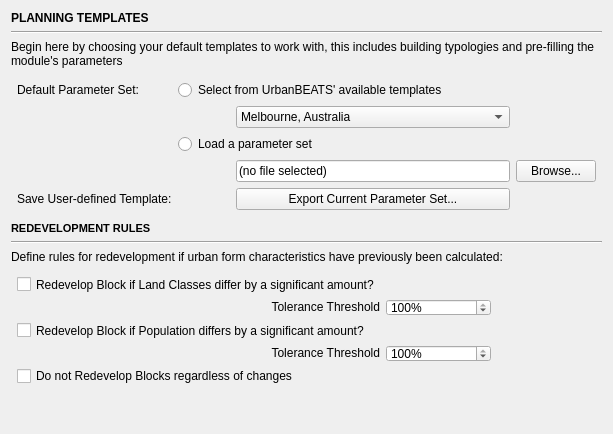
            <widget class="QWidget" name="inputs_contents">
             <property name="geometry">
              <rect>
               <x>0</x>
               <y>0</y>
               <width>613</width>
               <height>434</height>
              </rect>
             </property>
             <layout class="QVBoxLayout" name="verticalLayout_12">
              <item>
               <widget class="QLabel" name="plan_template_title">
                <property name="text">
                 <string>&lt;html&gt;&lt;head/&gt;&lt;body&gt;&lt;p&gt;&lt;span style=&quot; font-weight:600;&quot;&gt;PLANNING TEMPLATES&lt;/span&gt;&lt;/p&gt;&lt;/body&gt;&lt;/html&gt;</string>
                </property>
               </widget>
              </item>
              <item>
               <widget class="Line" name="line_4">
                <property name="orientation">
                 <enum>Qt::Horizontal</enum>
                </property>
               </widget>
              </item>
              <item>
               <widget class="QLabel" name="plan_descr">
                <property name="text">
                 <string>Begin here by choosing your default templates to work with, this includes building typologies and pre-filling the module's parameters</string>
                </property>
                <property name="wordWrap">
                 <bool>true</bool>
                </property>
               </widget>
              </item>
              <item>
               <widget class="QWidget" name="datasets" native="true">
                <layout class="QGridLayout" name="gridLayout_19">
                 <property name="leftMargin">
                  <number>6</number>
                 </property>
                 <property name="topMargin">
                  <number>6</number>
                 </property>
                 <property name="rightMargin">
                  <number>6</number>
                 </property>
                 <property name="bottomMargin">
                  <number>6</number>
                 </property>
                 <item row="0" column="0">
                  <widget class="QLabel" name="plan_params_lbl">
                   <property name="maximumSize">
                    <size>
                     <width>157</width>
                     <height>16777215</height>
                    </size>
                   </property>
                   <property name="text">
                    <string>Default Parameter Set:</string>
                   </property>
                  </widget>
                 </item>
                 <item row="4" column="5">
                  <widget class="QPushButton" name="plan_params_filebrowse">
                   <property name="text">
                    <string>Browse...</string>
                   </property>
                  </widget>
                 </item>
                 <item row="0" column="1" colspan="5">
                  <widget class="QRadioButton" name="plan_params_predef">
                   <property name="text">
                    <string>Select from UrbanBEATS' available templates</string>
                   </property>
                  </widget>
                 </item>
                 <item row="1" column="3">
                  <spacer name="horizontalSpacer_66">
                   <property name="orientation">
                    <enum>Qt::Horizontal</enum>
                   </property>
                   <property name="sizeType">
                    <enum>QSizePolicy::Fixed</enum>
                   </property>
                   <property name="sizeHint" stdset="0">
                    <size>
                     <width>40</width>
                     <height>20</height>
                    </size>
                   </property>
                  </spacer>
                 </item>
                 <item row="4" column="3">
                  <spacer name="horizontalSpacer_65">
                   <property name="orientation">
                    <enum>Qt::Horizontal</enum>
                   </property>
                   <property name="sizeType">
                    <enum>QSizePolicy::Fixed</enum>
                   </property>
                   <property name="sizeHint" stdset="0">
                    <size>
                     <width>40</width>
                     <height>20</height>
                    </size>
                   </property>
                  </spacer>
                 </item>
                 <item row="4" column="4">
                  <widget class="QLineEdit" name="plan_params_filebox">
                   <property name="text">
                    <string>(no file selected)</string>
                   </property>
                   <property name="readOnly">
                    <bool>true</bool>
                   </property>
                  </widget>
                 </item>
                 <item row="5" column="4">
                  <widget class="QPushButton" name="plan_params_export">
                   <property name="text">
                    <string>Export Current Parameter Set...</string>
                   </property>
                   <property name="icon">
                    <iconset resource="../../../../../Dropbox/UrbanBEATS Master Project/graphics/ubeats.qrc">
                     <normaloff>:/icons/export-icon.png</normaloff>:/icons/export-icon.png</iconset>
                   </property>
                  </widget>
                 </item>
                 <item row="5" column="3">
                  <spacer name="horizontalSpacer_67">
                   <property name="orientation">
                    <enum>Qt::Horizontal</enum>
                   </property>
                   <property name="sizeType">
                    <enum>QSizePolicy::Fixed</enum>
                   </property>
                   <property name="sizeHint" stdset="0">
                    <size>
                     <width>40</width>
                     <height>20</height>
                    </size>
                   </property>
                  </spacer>
                 </item>
                 <item row="5" column="0">
                  <widget class="QLabel" name="plan_params_lbl_2">
                   <property name="maximumSize">
                    <size>
                     <width>157</width>
                     <height>16777215</height>
                    </size>
                   </property>
                   <property name="text">
                    <string>Save User-defined Template:</string>
                   </property>
                  </widget>
                 </item>
                 <item row="3" column="1" colspan="5">
                  <widget class="QRadioButton" name="plan_params_preload">
                   <property name="text">
                    <string>Load a parameter set</string>
                   </property>
                  </widget>
                 </item>
                 <item row="1" column="4">
                  <widget class="QComboBox" name="plan_params_citycombo">
                   <item>
                    <property name="text">
                     <string>Melbourne, Australia</string>
                    </property>
                   </item>
                   <item>
                    <property name="text">
                     <string>Custom...</string>
                    </property>
                   </item>
                  </widget>
                 </item>
                </layout>
               </widget>
              </item>
              <item>
               <widget class="QLabel" name="label_78">
                <property name="sizePolicy">
                 <sizepolicy hsizetype="Preferred" vsizetype="Fixed">
                  <horstretch>0</horstretch>
                  <verstretch>13</verstretch>
                 </sizepolicy>
                </property>
                <property name="minimumSize">
                 <size>
                  <width>0</width>
                  <height>13</height>
                 </size>
                </property>
                <property name="maximumSize">
                 <size>
                  <width>16777215</width>
                  <height>13</height>
                 </size>
                </property>
                <property name="text">
                 <string>&lt;!DOCTYPE HTML PUBLIC &quot;-//W3C//DTD HTML 4.0//EN&quot; &quot;http://www.w3.org/TR/REC-html40/strict.dtd&quot;&gt;
&lt;html&gt;&lt;head&gt;&lt;meta name=&quot;qrichtext&quot; content=&quot;1&quot; /&gt;&lt;style type=&quot;text/css&quot;&gt;
p, li { white-space: pre-wrap; }
&lt;/style&gt;&lt;/head&gt;&lt;body style=&quot; font-family:'MS Shell Dlg 2'; font-size:8pt; font-weight:400; font-style:normal;&quot;&gt;
&lt;p style=&quot; margin-top:0px; margin-bottom:0px; margin-left:0px; margin-right:0px; -qt-block-indent:0; text-indent:0px;&quot;&gt;&lt;span style=&quot; font-weight:600;&quot;&gt;REDEVELOPMENT RULES&lt;/span&gt;&lt;/p&gt;&lt;/body&gt;&lt;/html&gt;</string>
                </property>
               </widget>
              </item>
              <item>
               <widget class="Line" name="line_7">
                <property name="orientation">
                 <enum>Qt::Horizontal</enum>
                </property>
               </widget>
              </item>
              <item>
               <widget class="QLabel" name="emp_lbl_6">
                <property name="text">
                 <string>Define rules for redevelopment if urban form characteristics have previously been calculated:</string>
                </property>
               </widget>
              </item>
              <item>
               <widget class="QWidget" name="gr_paramfield2" native="true">
                <property name="sizePolicy">
                 <sizepolicy hsizetype="Preferred" vsizetype="Preferred">
                  <horstretch>0</horstretch>
                  <verstretch>0</verstretch>
                 </sizepolicy>
                </property>
                <property name="minimumSize">
                 <size>
                  <width>369</width>
                  <height>120</height>
                 </size>
                </property>
                <property name="maximumSize">
                 <size>
                  <width>16777215</width>
                  <height>120</height>
                 </size>
                </property>
                <layout class="QGridLayout" name="gridLayout_3">
                 <property name="leftMargin">
                  <number>6</number>
                 </property>
                 <property name="topMargin">
                  <number>6</number>
                 </property>
                 <property name="rightMargin">
                  <number>6</number>
                 </property>
                 <property name="bottomMargin">
                  <number>6</number>
                 </property>
                 <item row="2" column="0" colspan="2">
                  <widget class="QCheckBox" name="popredevelop_check">
                   <property name="enabled">
                    <bool>true</bool>
                   </property>
                   <property name="text">
                    <string>Redevelop Block if Population differs by a significant amount?</string>
                   </property>
                  </widget>
                 </item>
                 <item row="4" column="0" colspan="2">
                  <widget class="QCheckBox" name="noredevelop_check">
                   <property name="enabled">
                    <bool>true</bool>
                   </property>
                   <property name="text">
                    <string>Do not Redevelop Blocks regardless of changes</string>
                   </property>
                  </widget>
                 </item>
                 <item row="0" column="0" colspan="2">
                  <widget class="QCheckBox" name="lucredevelop_check">
                   <property name="enabled">
                    <bool>true</bool>
                   </property>
                   <property name="text">
                    <string>Redevelop Block if Land Classes differ by a significant amount?</string>
                   </property>
                  </widget>
                 </item>
                 <item row="1" column="1">
                  <widget class="QLabel" name="lucredevelop_lbl">
                   <property name="text">
                    <string>&lt;html&gt;&lt;head/&gt;&lt;body&gt;&lt;p align=&quot;right&quot;&gt;Tolerance Threshold&lt;/p&gt;&lt;/body&gt;&lt;/html&gt;</string>
                   </property>
                  </widget>
                 </item>
                 <item row="1" column="2">
                  <widget class="QSpinBox" name="lucredevelop_spin">
                   <property name="sizePolicy">
                    <sizepolicy hsizetype="Expanding" vsizetype="Fixed">
                     <horstretch>0</horstretch>
                     <verstretch>0</verstretch>
                    </sizepolicy>
                   </property>
                   <property name="suffix">
                    <string>%</string>
                   </property>
                   <property name="prefix">
                    <string/>
                   </property>
                   <property name="maximum">
                    <number>100</number>
                   </property>
                   <property name="value">
                    <number>100</number>
                   </property>
                  </widget>
                 </item>
                 <item row="3" column="1">
                  <widget class="QLabel" name="popredevelop_lbl">
                   <property name="text">
                    <string>&lt;html&gt;&lt;head/&gt;&lt;body&gt;&lt;p align=&quot;right&quot;&gt;Tolerance Threshold&lt;/p&gt;&lt;/body&gt;&lt;/html&gt;</string>
                   </property>
                  </widget>
                 </item>
                 <item row="3" column="2">
                  <widget class="QSpinBox" name="popredevelop_spin">
                   <property name="suffix">
                    <string>%</string>
                   </property>
                   <property name="prefix">
                    <string/>
                   </property>
                   <property name="maximum">
                    <number>100</number>
                   </property>
                   <property name="value">
                    <number>100</number>
                   </property>
                  </widget>
                 </item>
                 <item row="1" column="3">
                  <spacer name="horizontalSpacer_2">
                   <property name="orientation">
                    <enum>Qt::Horizontal</enum>
                   </property>
                   <property name="sizeHint" stdset="0">
                    <size>
                     <width>40</width>
                     <height>20</height>
                    </size>
                   </property>
                  </spacer>
                 </item>
                 <item row="3" column="3">
                  <spacer name="horizontalSpacer_3">
                   <property name="orientation">
                    <enum>Qt::Horizontal</enum>
                   </property>
                   <property name="sizeHint" stdset="0">
                    <size>
                     <width>40</width>
                     <height>20</height>
                    </size>
                   </property>
                  </spacer>
                 </item>
                 <item row="1" column="0">
                  <spacer name="horizontalSpacer_4">
                   <property name="orientation">
                    <enum>Qt::Horizontal</enum>
                   </property>
                   <property name="sizeType">
                    <enum>QSizePolicy::Fixed</enum>
                   </property>
                   <property name="sizeHint" stdset="0">
                    <size>
                     <width>100</width>
                     <height>20</height>
                    </size>
                   </property>
                  </spacer>
                 </item>
                 <item row="3" column="0">
                  <spacer name="horizontalSpacer_7">
                   <property name="orientation">
                    <enum>Qt::Horizontal</enum>
                   </property>
                   <property name="sizeType">
                    <enum>QSizePolicy::Fixed</enum>
                   </property>
                   <property name="sizeHint" stdset="0">
                    <size>
                     <width>100</width>
                     <height>20</height>
                    </size>
                   </property>
                  </spacer>
                 </item>
                </layout>
               </widget>
              </item>
              <item>
               <spacer name="verticalSpacer_5">
                <property name="orientation">
                 <enum>Qt::Vertical</enum>
                </property>
                <property name="sizeHint" stdset="0">
                 <size>
                  <width>20</width>
                  <height>40</height>
                 </size>
                </property>
               </spacer>
              </item>
             </layout>
            </widget>
